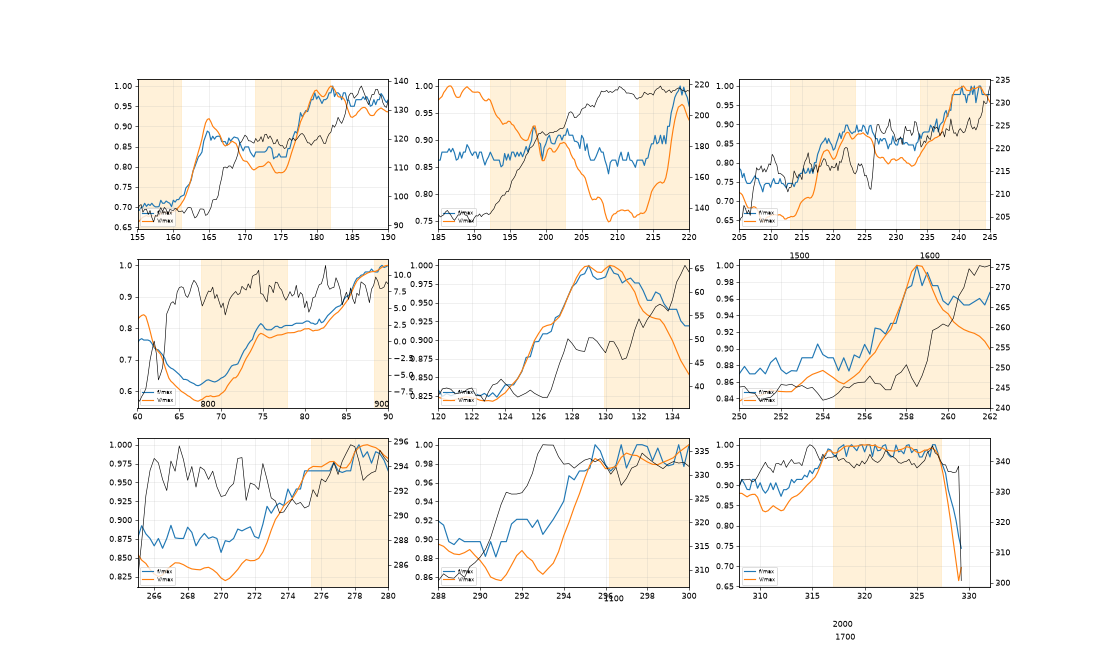

Recreate this plot in Python.
import numpy as np, matplotlib; matplotlib.use('Agg'); import matplotlib.pyplot as plt
Z=np.load('/private/tmp/claude-503/-Users-stepheneacuello-Projects-windtunnel-control/6a3806a4-9014-460a-a0dd-c69522320797/scratchpad/grid.npz')
g,f,fs_,Ig,Vg=Z['g'],Z['f'],Z['fs_'],Z['Ig'],Z['Vg']
L=7482; t=lambda n:n/360.
wins=[(t(k*L+1870),t(k*L+5611)) for k in range(16)]
fig,ax=plt.subplots(3,3,figsize=(20,12))
for a,(t0,t1) in zip(ax.flat,[(155,190),(185,220),(205,245),(60,90),(120,135),(250,262),(265,280),(288,300),(308,332)]):
    m=(g>=t0)&(g<=t1)
    a.plot(g[m],f[m]/f[m].max(),label='f/max'); a.plot(g[m],Vg[m]/Vg[m].max(),label='V/max')
    a2=a.twinx(); a2.plot(g[m],Ig[m]*1000,'k',lw=.8,label='I mA')
    for k,(w0,w1) in enumerate(wins):
        if w1>t0 and w0<t1: a.axvspan(max(w0,t0),min(w1,t1),color='orange',alpha=.15); a.text(max(w0,t0),0.55,str(500+100*k))
    a.set_xlim(t0,t1); a.grid(alpha=.3); a.legend(loc='lower left',fontsize=7)
plt.tight_layout(); plt.savefig('seg3.png',dpi=55)
